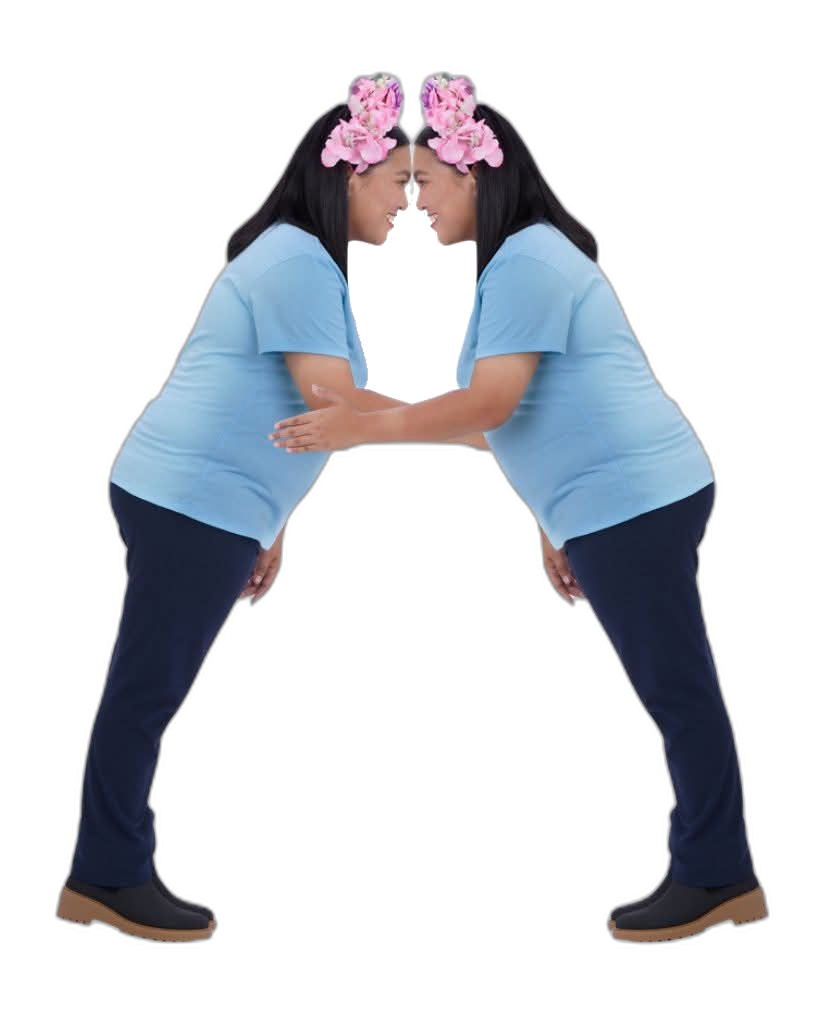
#> input picture generate_image/assets/source/A.png, 828 x 1015 px; its folder holds only this picture in this run
$ python post_process.py
#> lines starting #> are read from the running program, lines starting #| are printed output that depends on the picture
from PIL import Image
import os

src_folder = "assets/source"
dst_folder = "assets/processed"
os.makedirs(dst_folder, exist_ok=True)

# loop over images
for filename in os.listdir(src_folder):
    img_path = os.path.join(src_folder, filename)
    img = Image.open(img_path)
#> img is the input picture: PIL image 828x1015 RGBA; mean R, G, B, A 27.5, 29.8, 35, 68.9

    # --- Trim / crop to content ---
    # Convert to RGBA to handle alpha
    img = img.convert("RGBA")
    bbox = img.getbbox()  # bounding box of non-transparent/non-black content
#> bbox = (49, 63, 776, 952)
    if bbox:
        img = img.crop(bbox)
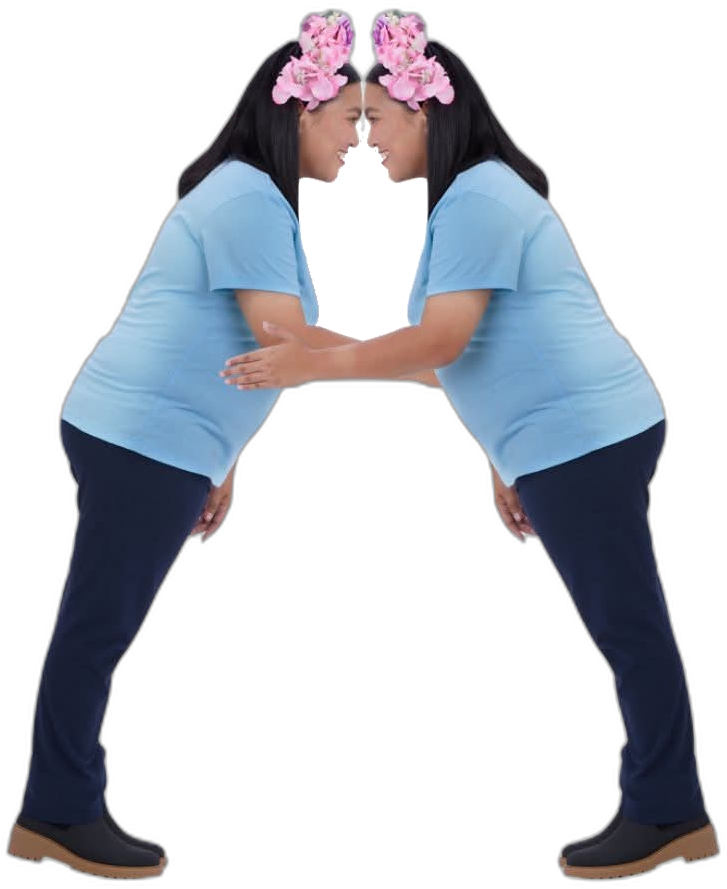
#> img: PIL image 727x889 RGBA; mean R, G, B, A 35.8, 38.8, 45.5, 89.6; transparent parts drawn white

    h = 200
    w = int(img.width * h / img.height)
#> w = 163
    img = img.resize((w, h), Image.LANCZOS)
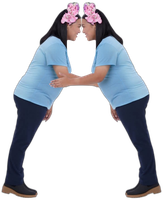
#> img: PIL image 163x200 RGBA; mean R, G, B, A 39.4, 42.3, 49.1, 89.7; transparent parts drawn white

    # --- Convert to WebP ---
    output_path = os.path.join(dst_folder, os.path.splitext(filename)[0] + ".webp")
    img.save(output_path, "WEBP", quality=95, method=6)

print("Done!")

$ run again, on generate_image/assets/source/J.png
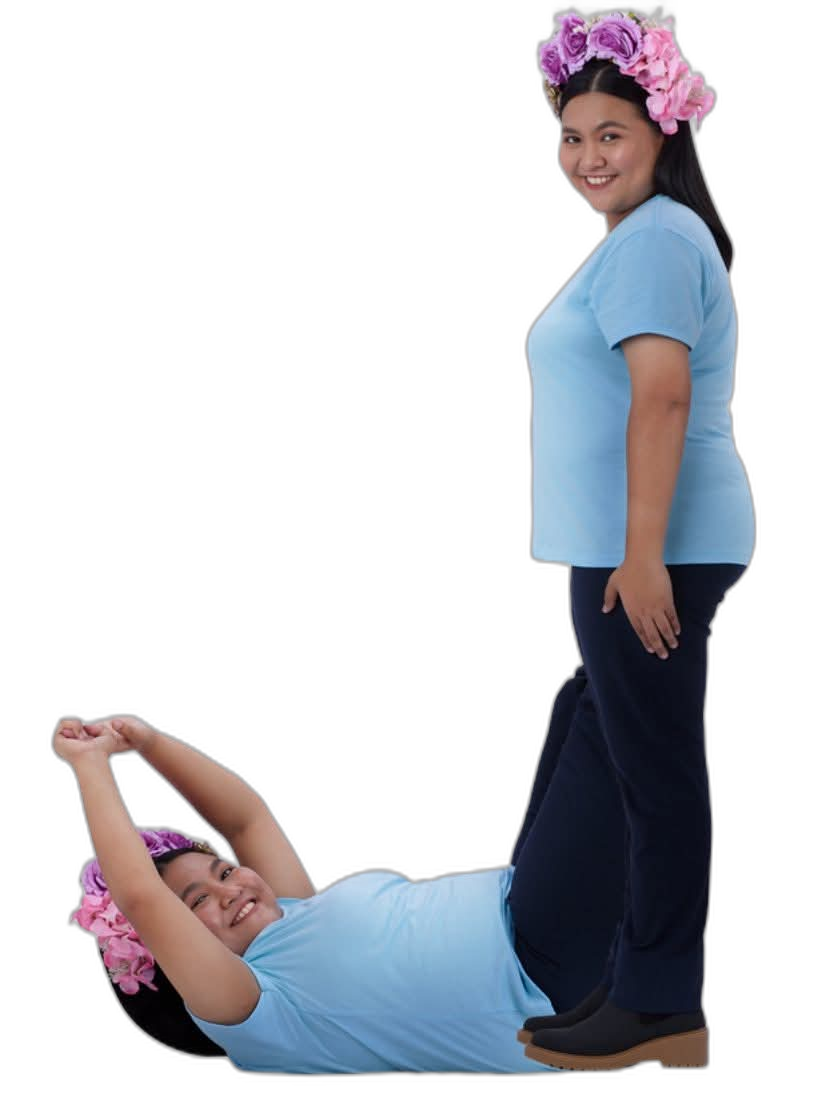
#> input picture generate_image/assets/source/J.png, 828 x 1117 px
#> img is the input picture: PIL image 828x1117 RGBA; mean R, G, B, A 31.6, 32.4, 37.2, 77.6
#> bbox = (46, 0, 761, 1086)
#> `img = img.crop(bbox)`:
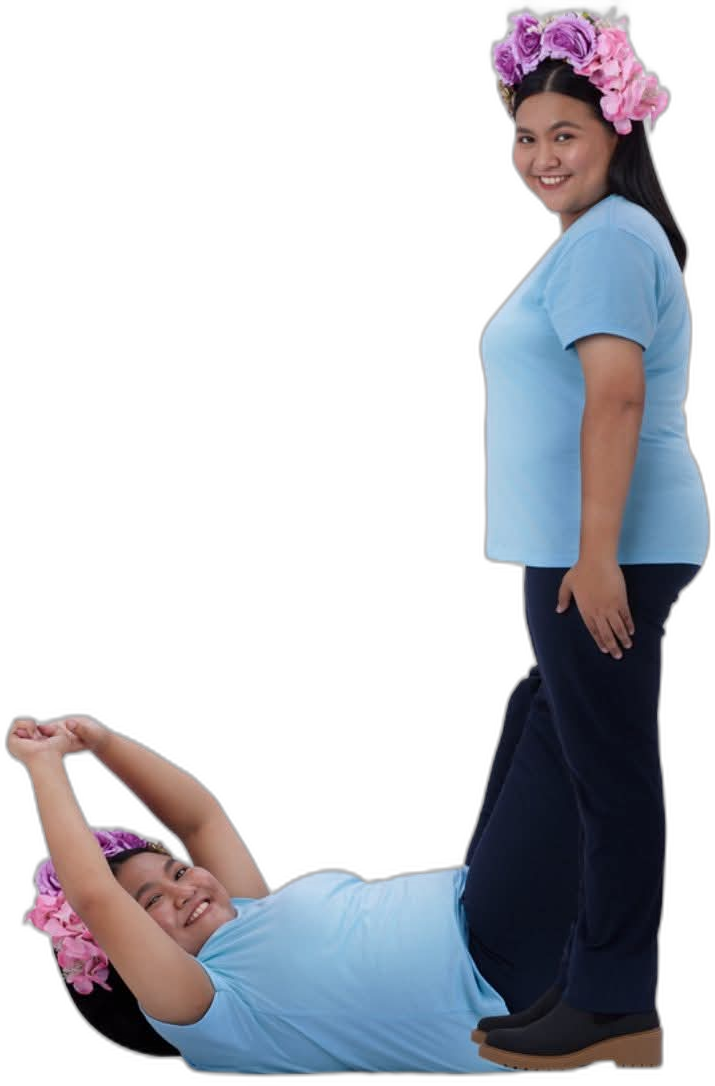
#> img: PIL image 715x1086 RGBA; mean R, G, B, A 37.6, 38.5, 44.3, 92.4; transparent parts drawn white
#> `img = img.resize((w, h), Image.LANCZOS)`:
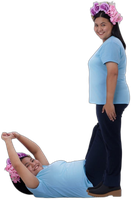
#> img: PIL image 131x200 RGBA; mean R, G, B, A 40.5, 41.6, 47.4, 92.4; transparent parts drawn white

$ run again, on generate_image/assets/source/K.png
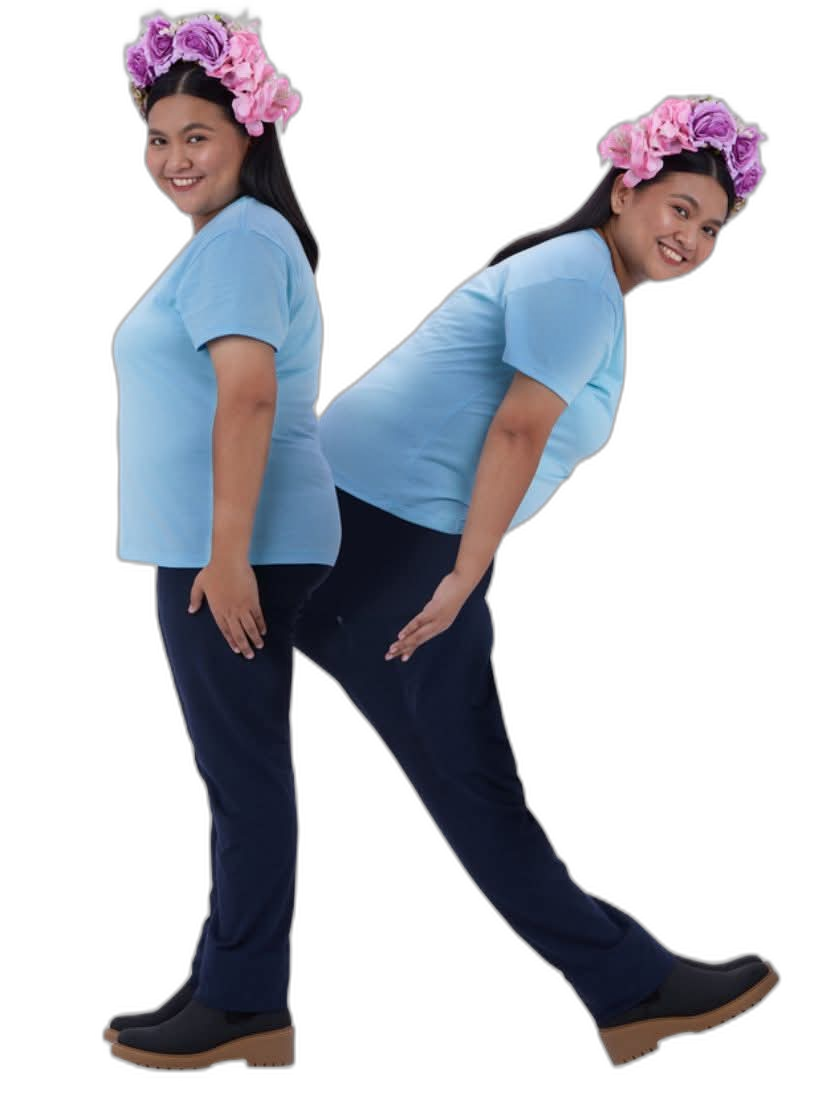
#> input picture generate_image/assets/source/K.png, 828 x 1095 px
#> img is the input picture: PIL image 828x1095 RGBA; mean R, G, B, A 32.7, 33.7, 39.9, 88.6
#> bbox = (95, 0, 787, 1081)
#> `img = img.crop(bbox)`:
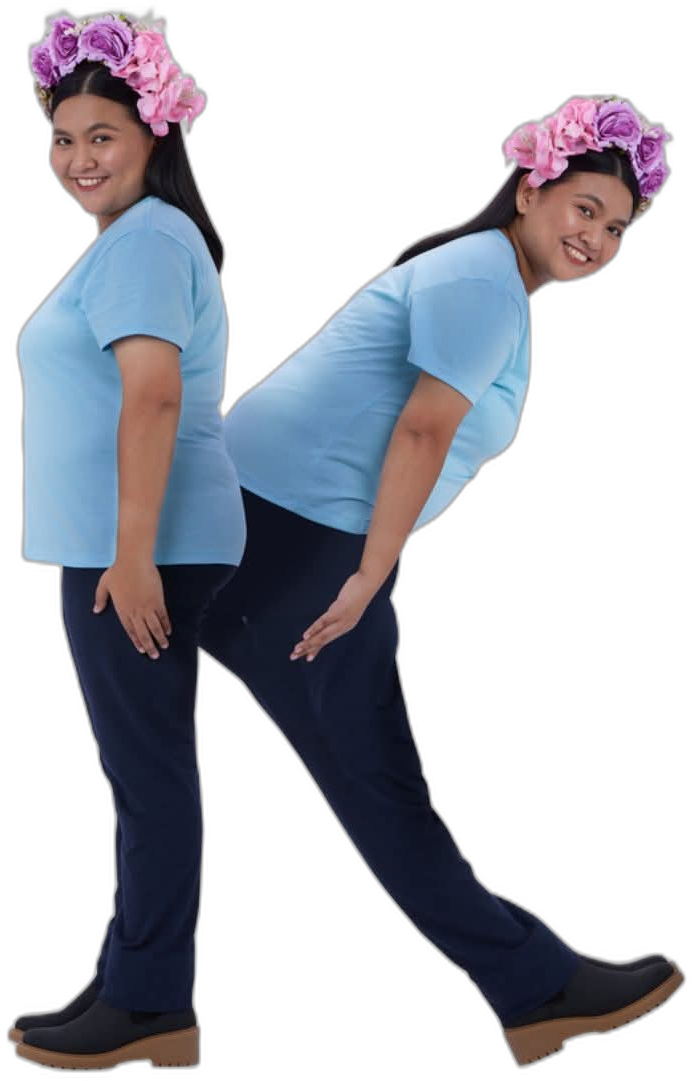
#> img: PIL image 692x1081 RGBA; mean R, G, B, A 39.6, 40.9, 48.4, 107.4; transparent parts drawn white
#> `img = img.resize((w, h), Image.LANCZOS)`:
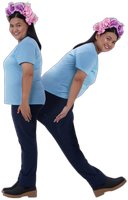
#> img: PIL image 128x200 RGBA; mean R, G, B, A 43.6, 44.7, 52.6, 107.4; transparent parts drawn white

$ run again, on generate_image/assets/source/M.png
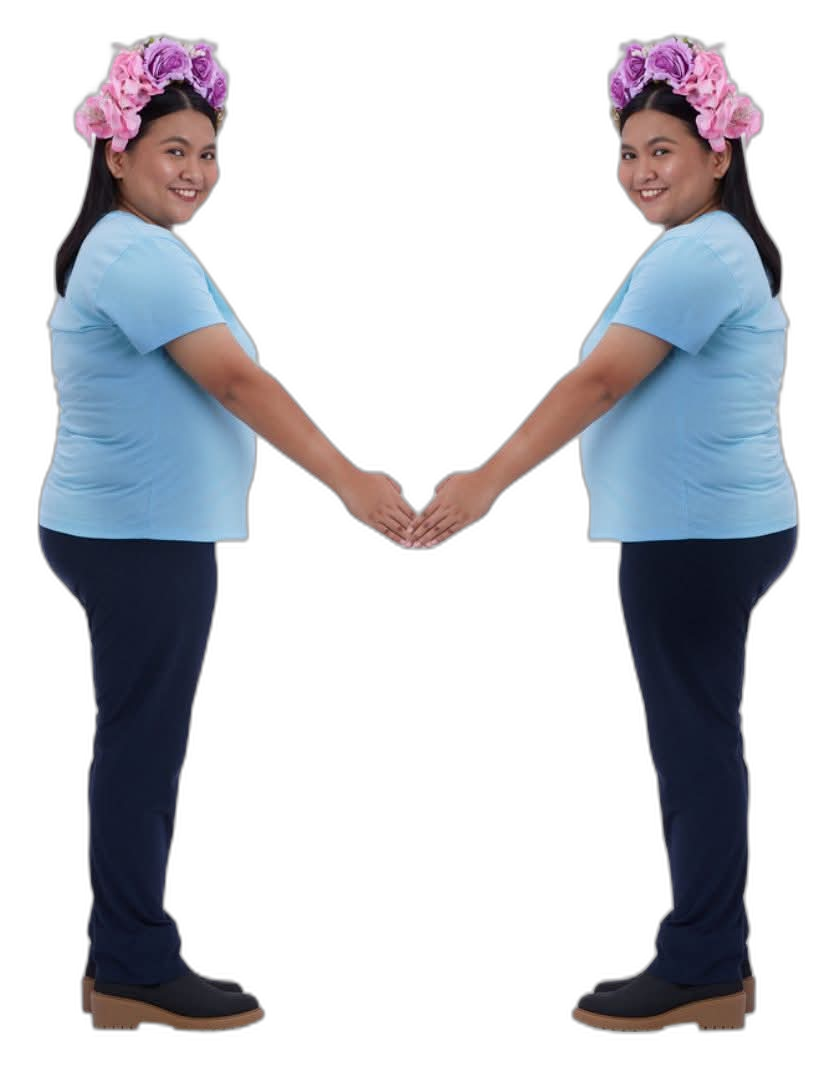
#> input picture generate_image/assets/source/M.png, 828 x 1070 px
#> img is the input picture: PIL image 828x1070 RGBA; mean R, G, B, A 32.3, 33.6, 39.5, 83.1
#> bbox = (31, 26, 805, 1041)
#> `img = img.crop(bbox)`:
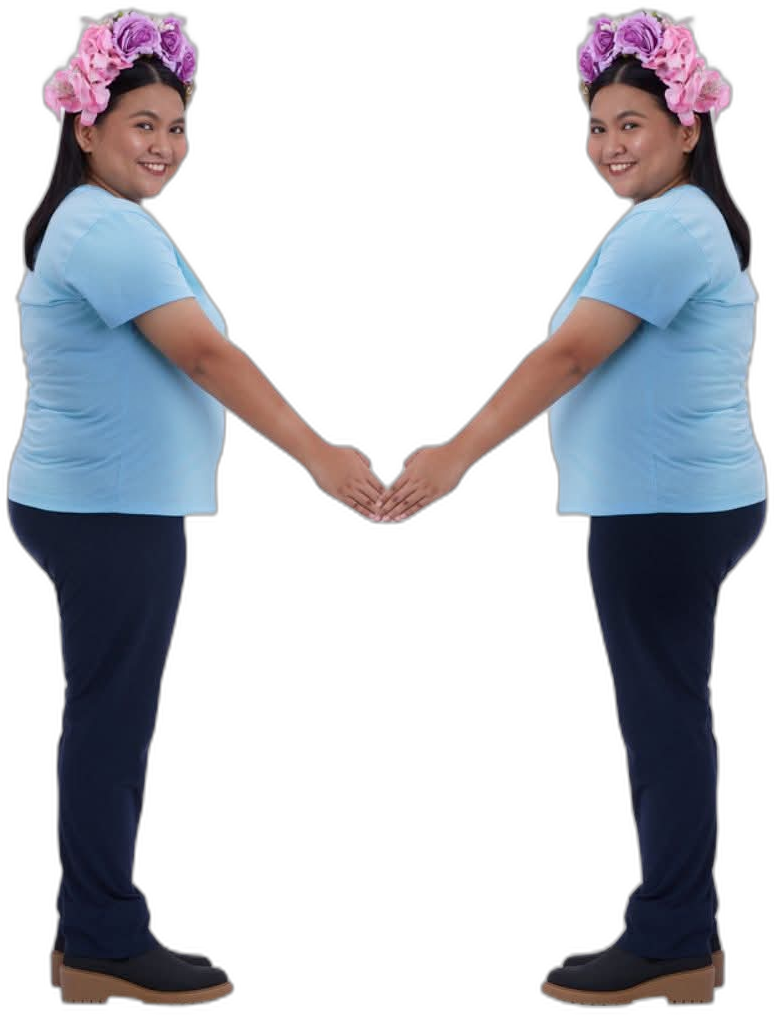
#> img: PIL image 774x1015 RGBA; mean R, G, B, A 36.4, 37.9, 44.5, 93.7; transparent parts drawn white
#> `img = img.resize((w, h), Image.LANCZOS)`:
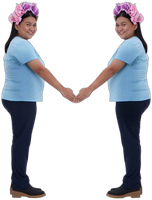
#> img: PIL image 152x200 RGBA; mean R, G, B, A 40.2, 41.5, 48.3, 93.7; transparent parts drawn white

$ run again, on generate_image/assets/source/C.png
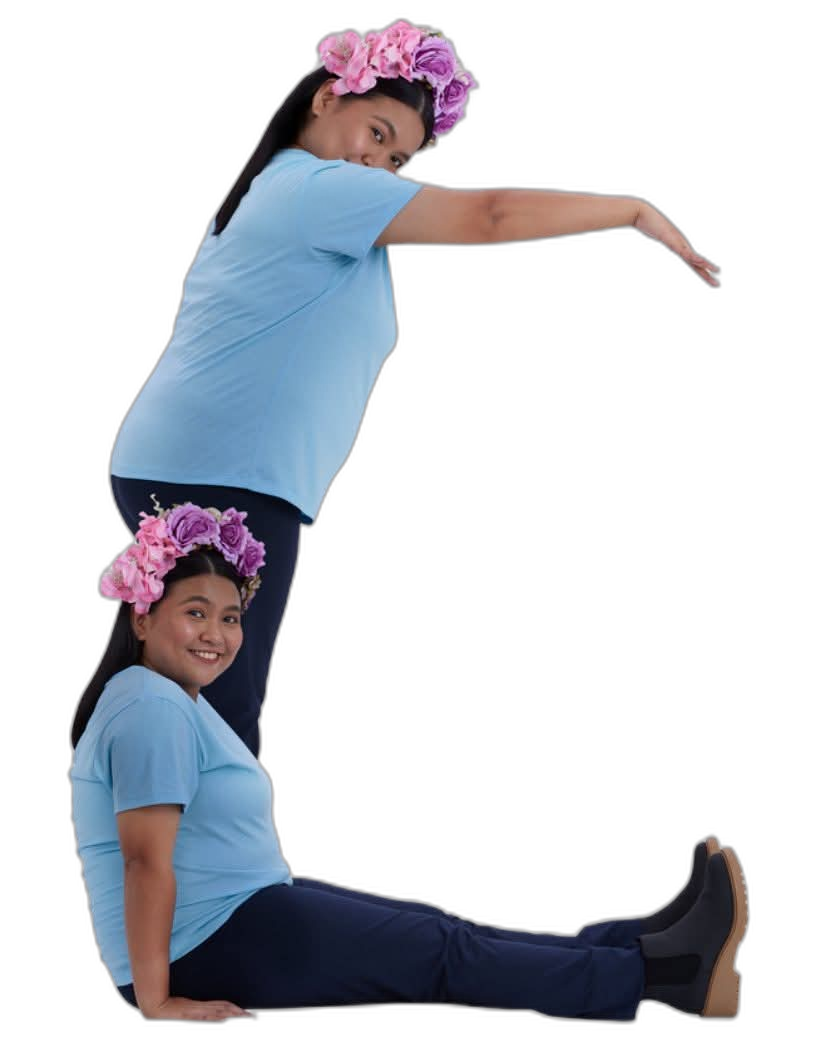
#> input picture generate_image/assets/source/C.png, 828 x 1043 px
#> img is the input picture: PIL image 828x1043 RGBA; mean R, G, B, A 29.2, 31.1, 36.9, 74.1
#> bbox = (62, 9, 756, 1031)
#> `img = img.crop(bbox)`:
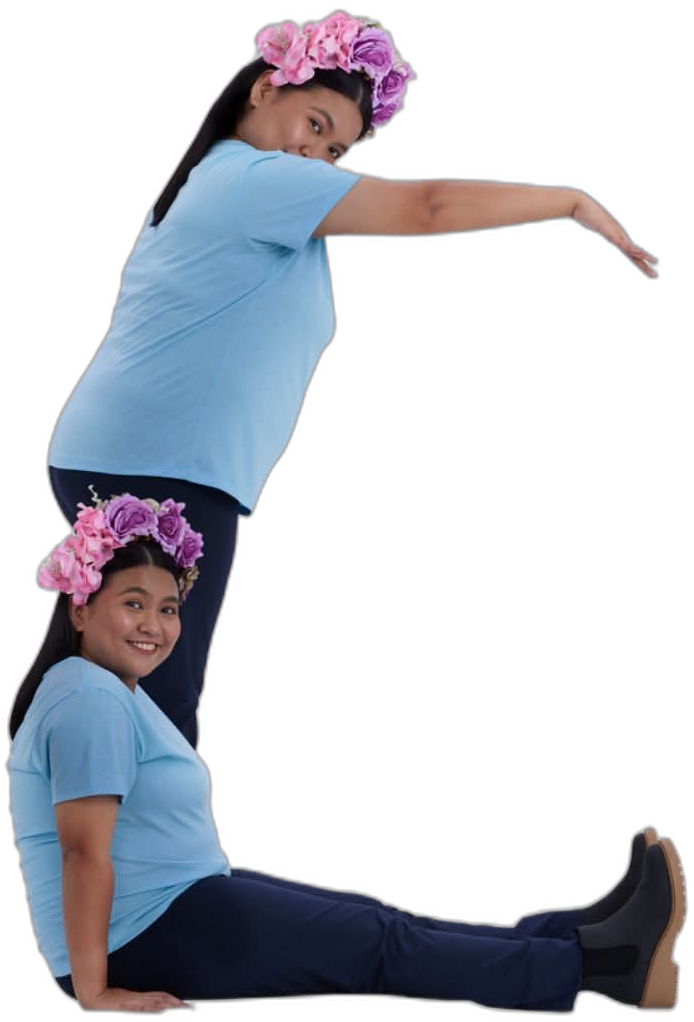
#> img: PIL image 694x1022 RGBA; mean R, G, B, A 35.6, 37.8, 44.9, 90.2; transparent parts drawn white
#> `img = img.resize((w, h), Image.LANCZOS)`:
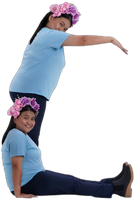
#> img: PIL image 135x200 RGBA; mean R, G, B, A 38.8, 40.9, 48.1, 90.2; transparent parts drawn white
